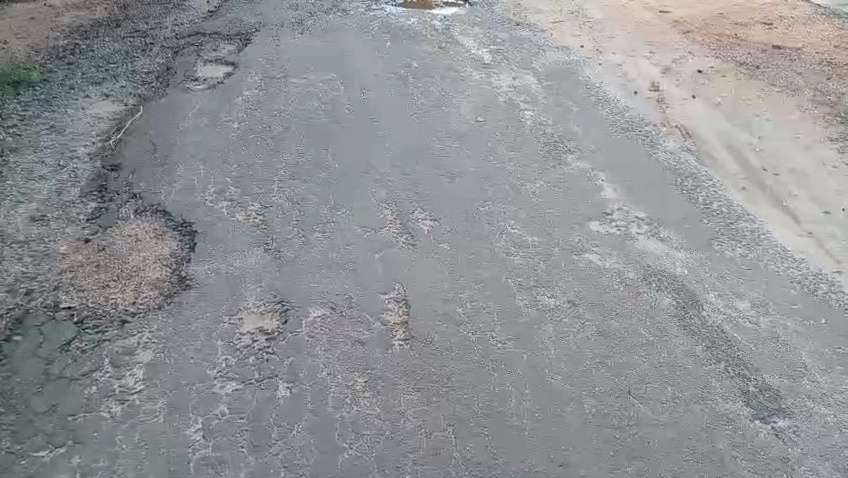
#> input picture Frames/frame_1.jpg, 848 x 478 px; its folder holds only this picture in this run
$ jupyter execute main_pipeline.ipynb   (older library calls are emulated)
#> lines starting #> are read from the running program, lines starting #| are printed output that depends on the picture; after the words box and inside, x2 and y2 are one past the last pixel; in counts of white or black regions, pixels touching at a corner belong together
[cell 1]
import cv2
import numpy as np
import matplotlib.pyplot as plt
import os

# ============================================================
# main_pipeline.py - Full Integration Pipeline (Final Version)
# ICT2403 - Graphics and Image Processing
# Road Surface Damage Detection System
# ============================================================
# This is the final integrated program that runs the complete
# pipeline from start to finish in one single file.
#
# Pipeline Order:
#   Phase 1 - Frame Enhancement
#             Noise removal (Median filter)
#             Contrast enhancement (CLAHE)
#             Sharpening (Unsharp Masking for blurry frames)
#
#   Phase 2 - Segmentation (all 4 damage types)
#             Member 1 - Potholes
#               ROI-based bright/dark region detection
#               Per-frame kernel size and merge strategy
#             Member 2 - Edge Cracks
#               Left-zone HSV filtering + Adaptive threshold
#               Connected component filtering
#             Member 3 - Alligator Cracks
#               Polygon ROI + Dark region + Large closing
#             Member 4 - Raveling
#               ROI + Top-hat + Fixed threshold
#
#   Phase 3 - Final Marking
#             All 4 damage types drawn on original frame
#             Color coding: Red=Pothole, Green=Edge Crack,
#             Orange=Alligator Crack, Purple=Raveling
#
#   Phase 4 - Save Comparison Images for Report
#
# HOW TO RUN:
#   1. Make sure Frames/ folder has extracted frames
#   2. Open in Jupyter Notebook
#   3. Run all cells
#   4. All outputs saved automatically
# ============================================================


# ============================================================
# SETTINGS
# ============================================================

FRAMES_FOLDER     = "Frames/"
ENHANCED_FOLDER   = "Final_Enhanced/"
SEGMENTED_FOLDER  = "Final_Segmented/"
MARKED_FOLDER     = "Final_Marked/"
COMPARISON_FOLDER = "Final_Comparisons/"

BLUR_THRESHOLD = 400

os.makedirs(ENHANCED_FOLDER,   exist_ok=True)
os.makedirs(SEGMENTED_FOLDER,  exist_ok=True)
os.makedirs(MARKED_FOLDER,     exist_ok=True)
os.makedirs(COMPARISON_FOLDER, exist_ok=True)

print("============================================")
print("   Road Surface Damage Detection System     ")
print("   ICT2403 - Final Integration Pipeline     ")
print("============================================")
print()


# ============================================================
# Read All Frame Names
# ============================================================

all_files = os.listdir(FRAMES_FOLDER)

frame_files = []
for f in all_files:
    if f.startswith("frame_") and f.endswith(".jpg"):
        frame_files.append(f)

frame_files.sort(key=lambda x: int(x.split("_")[1].split(".")[0]))

print("Total frames found:", len(frame_files))
print()


# ============================================================
# PHASE 1: ENHANCEMENT
# ============================================================

print("--------------------------------------------")
print("PHASE 1: Frame Enhancement")
print("--------------------------------------------")

clahe = cv2.createCLAHE(clipLimit=2.0, tileGridSize=(8, 8))

enhanced_count = 0
sharpened_count = 0

for frame_name in frame_files:

    img = cv2.imread(FRAMES_FOLDER + frame_name)
#> img is the input picture: shape (478, 848, 3); mean B, G, R 150.1, 147, 144.4

    if img is None:
        print("Could not read:", frame_name, "- Skipping.")
        continue

    # Grayscale
    gray = cv2.cvtColor(img, cv2.COLOR_BGR2GRAY)

    # Noise removal - Median filter
    denoised = cv2.medianBlur(gray, 5)

    # Contrast enhancement - CLAHE
    contrast = clahe.apply(denoised)

    # Sharpening - only for blurry frames
    laplacian = cv2.Laplacian(contrast, cv2.CV_64F)
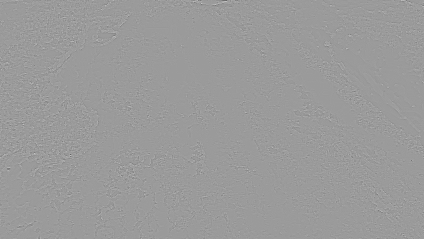
#> laplacian: shape (478, 848) float64 (shown at 1/2 size); min -280, max 181, mean 0; drawn with min black and max white
    sharpness = laplacian.var()
#> sharpness = 228.4

    if sharpness < BLUR_THRESHOLD:
        blurred = cv2.GaussianBlur(contrast, (5, 5), 0)
        enhanced = cv2.addWeighted(contrast, 1.5, blurred, -0.5, 0)
        sharpened_count = sharpened_count + 1
    else:
        enhanced = contrast

    cv2.imwrite(ENHANCED_FOLDER + frame_name, enhanced)
    enhanced_count = enhanced_count + 1

print("Enhancement done.")
print("Total frames enhanced:", enhanced_count)
print("Blurry frames sharpened:", sharpened_count)
print()


# ============================================================
# SEGMENTATION FUNCTIONS
# ============================================================

# ── Member 1: Pothole Segmentation ───────────────────────────

ROI_80_89   = (420, 180, 780, 440)
ROI_195_199 = (380, 180, 720, 420)
THRESHOLD_WET = 160
THRESHOLD_DRY = 80
MIN_AREA_POT  = 800

def get_pothole_settings(frame_name):
    num = int(frame_name.split("_")[1].split(".")[0])
    if num >= 80 and num <= 89:
        return ROI_80_89, THRESHOLD_WET, "BINARY", 11
    elif num == 195:
        return ROI_195_199, THRESHOLD_DRY, "BINARY_INV", 21
    elif num == 196 or num == 197:
        return ROI_195_199, THRESHOLD_DRY, "BINARY_INV", 31
    else:
        return ROI_195_199, THRESHOLD_DRY, "BINARY_INV", 41

def segment_pothole(img, frame_name):
#> called with frame_name = 'frame_1.jpg'
    h, w = img.shape[:2]
    gray = cv2.cvtColor(img, cv2.COLOR_BGR2GRAY)
    roi, threshold, mode, ks = get_pothole_settings(frame_name)
    x1, y1, x2, y2 = roi
    roi_mask = np.zeros((h, w), dtype=np.uint8)
    cv2.rectangle(roi_mask, (x1, y1), (x2, y2), 255, -1)
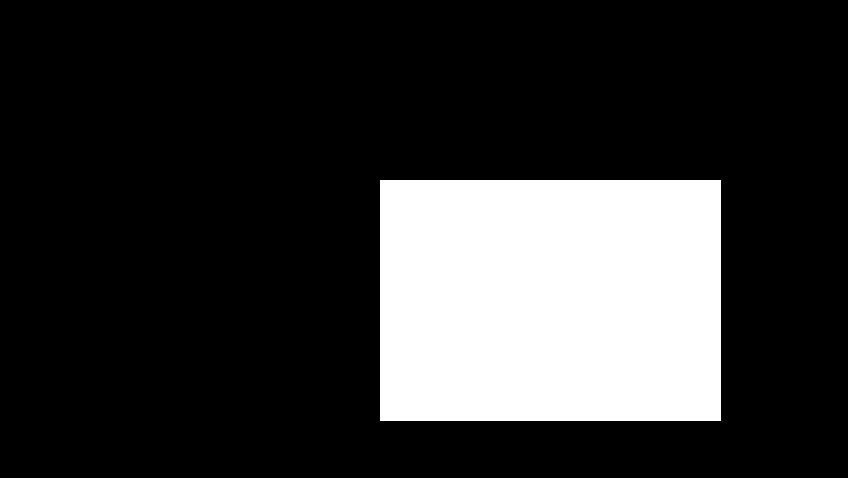
#> roi_mask: shape (478, 848); 20.3% white; 1 white region, box (x1, y1, x2, y2) and area: (380, 180, 721, 421) 82181
    gray_roi = cv2.bitwise_and(gray, gray, mask=roi_mask)
    if mode == "BINARY":
        _, binary = cv2.threshold(gray_roi, threshold, 255, cv2.THRESH_BINARY)
    else:
        _, binary = cv2.threshold(gray_roi, threshold, 255, cv2.THRESH_BINARY_INV)
#> binary: shape (478, 848); 79.8% white; 1 black region, box (x1, y1, x2, y2) and area: (380, 180, 721, 421) 82069
        binary = cv2.bitwise_and(binary, binary, mask=roi_mask)
#> binary: shape (478, 848); 0.03% white in thin lines or dots, all inside (x1, y1, x2, y2) = (403, 191, 715, 346)
    kc = cv2.getStructuringElement(cv2.MORPH_ELLIPSE, (ks, ks))
    closed = cv2.morphologyEx(binary, cv2.MORPH_CLOSE, kc)
#> closed: shape (478, 848); 0.22% white; 4 white regions (2 under 20 px), largest, box (x1, y1, x2, y2) and area: (657, 273, 714, 344) 808, (403, 301, 409, 342) 95
    ko = cv2.getStructuringElement(cv2.MORPH_ELLIPSE, (7, 7))
    cleaned = cv2.morphologyEx(closed, cv2.MORPH_OPEN, ko)
#> cleaned: shape (478, 848); 0.17% white; 2 white regions, box (x1, y1, x2, y2) and area: (678, 294, 705, 335) 656, (660, 282, 667, 289) 33
    kd = cv2.getStructuringElement(cv2.MORPH_ELLIPSE, (5, 5))
    final = cv2.dilate(cleaned, kd, iterations=2)
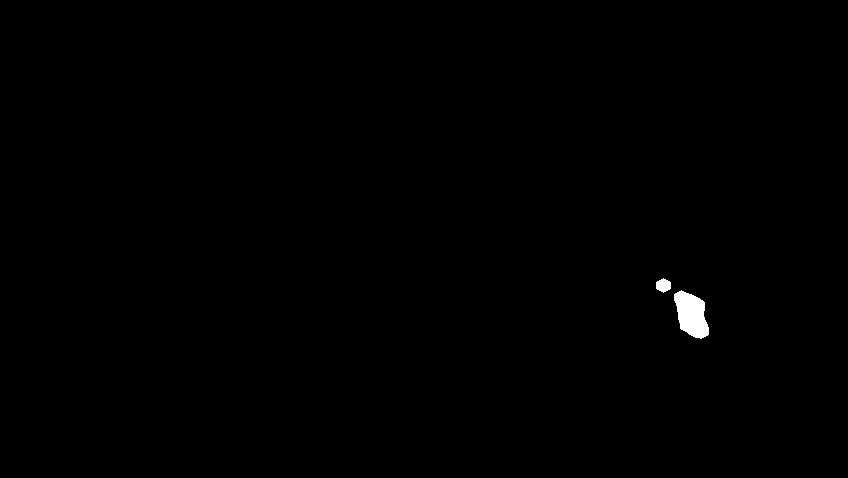
#> final: shape (478, 848); 0.32% white; 2 white regions
    num = int(frame_name.split("_")[1].split(".")[0])
    contours, _ = cv2.findContours(final, cv2.RETR_EXTERNAL, cv2.CHAIN_APPROX_SIMPLE)
#> contours = 2 contours; box (x1, y1, x2, y2) and area: (674, 290, 709, 339) 1089, (656, 278, 671, 293) 140
    good = [c for c in contours if cv2.contourArea(c) > MIN_AREA_POT]
#> good = 1 contour; box (x1, y1, x2, y2) and area: (674, 290, 709, 339) 1089
    if len(good) == 0:
        return np.zeros((h, w), dtype=np.uint8)
    if num >= 198 and len(good) > 1:
        all_pts = np.vstack(good)
        merged = cv2.convexHull(all_pts)
        good = [merged]
    else:
        good = [cv2.convexHull(c) for c in good]
#> good = 1 contour; box (x1, y1, x2, y2) and area: (674, 290, 709, 339) 1170
    mask = np.zeros((h, w), dtype=np.uint8)
    cv2.drawContours(mask, good, -1, 255, -1)
#> mask: shape (478, 848); 0.3% white; 1 white region, box (x1, y1, x2, y2) and area: (674, 290, 709, 339) 1233
    return mask


# ── Member 2: Edge Crack Segmentation ────────────────────────

def segment_edge_crack(img):
    H, W = img.shape[:2]
    hsv  = cv2.cvtColor(img, cv2.COLOR_BGR2HSV)
#> hsv: shape (478, 848, 3); mean H, S, V 0, 0, 142.9
    gray = cv2.cvtColor(img, cv2.COLOR_BGR2GRAY)
    left_width = int(W * 0.32)
    left_gray = gray[:, :left_width]
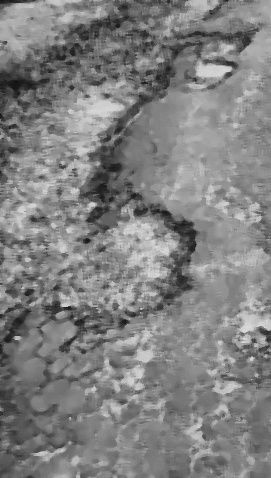
#> left_gray: shape (478, 271); min 18, max 220, mean 128.6
    left_hsv  = hsv[:, :left_width]
#> left_hsv: shape (478, 271, 3); mean H, S, V 0, 0, 128.6
    lower_green = np.array([25, 30, 30])
    upper_green = np.array([90, 255, 255])
    grass_mask  = cv2.inRange(left_hsv, lower_green, upper_green)
#> grass_mask: shape (478, 271); every value is 0
    lower_sand  = np.array([0, 0, 180])
    upper_sand  = np.array([30, 50, 255])
    sand_mask   = cv2.inRange(left_hsv, lower_sand, upper_sand)
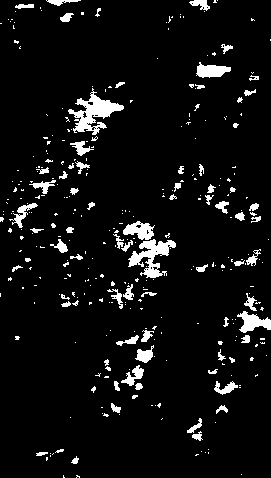
#> sand_mask: shape (478, 271); 6.3% white; 335 white regions (261 under 20 px), largest, box (x1, y1, x2, y2) and area: (68, 88, 124, 135) 1001, (128, 239, 176, 278) 820, (237, 311, 271, 333) 394
    exclude     = cv2.bitwise_or(grass_mask, sand_mask)
    blurred = cv2.GaussianBlur(left_gray, (7, 7), 0)
#> blurred: shape (478, 271)
    binary  = cv2.adaptiveThreshold(blurred, 255,
                                    cv2.ADAPTIVE_THRESH_GAUSSIAN_C,
                                    cv2.THRESH_BINARY_INV, 51, 10)
#> binary: shape (478, 271); 23.9% white; 310 white regions (105 under 20 px), largest, box (x1, y1, x2, y2) and area: (123, 203, 198, 319) 2311, (37, 280, 114, 354) 1332, (98, 60, 175, 144) 1190
    binary  = cv2.bitwise_and(binary, cv2.bitwise_not(exclude))
    binary_full = np.zeros((H, W), dtype=np.uint8)
    binary_full[:, :left_width] = binary
    kc = cv2.getStructuringElement(cv2.MORPH_ELLIPSE, (13, 13))
    closed = cv2.morphologyEx(binary_full, cv2.MORPH_CLOSE, kc)
#> closed: shape (478, 848); 14.2% white; 52 white regions (25 under 20 px), largest, box (x1, y1, x2, y2) and area: (0, 0, 271, 478) 52141, (182, 175, 271, 254) 2123, (72, 437, 126, 478) 656
    ko = cv2.getStructuringElement(cv2.MORPH_ELLIPSE, (7, 7))
    cleaned = cv2.morphologyEx(closed, cv2.MORPH_OPEN, ko)
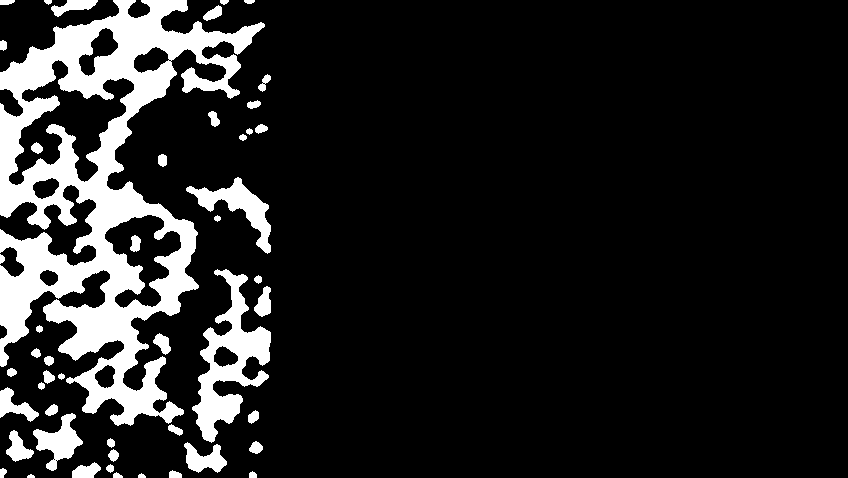
#> cleaned: shape (478, 848); 13.2% white; 49 white regions
    contours, _ = cv2.findContours(cleaned, cv2.RETR_EXTERNAL, cv2.CHAIN_APPROX_SIMPLE)
#> contours = 47 contours, 3 with area under 20; largest, box (x1, y1, x2, y2) and area: (0, 0, 265, 426) 49681, (192, 269, 271, 443) 5236, (186, 177, 271, 254) 1805, (33, 413, 83, 471) 1169, (184, 442, 227, 473) 686
    filled = np.zeros_like(cleaned)
    for cnt in contours:
        cv2.drawContours(filled, [cnt], -1, 255, -1)
#> this loop made 47 passes
#> filled: shape (478, 848); 16.1% white; 47 white regions, largest, box (x1, y1, x2, y2) and area: (0, 0, 265, 426) 51129, (192, 269, 271, 443) 5542, (186, 177, 271, 254) 1937
    num_labels, labels, stats, _ = cv2.connectedComponentsWithStats(filled)
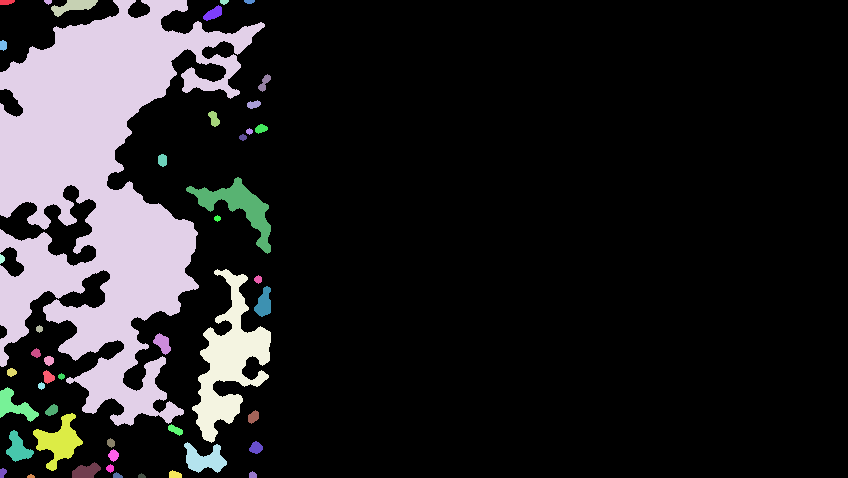
#> labels: shape (478, 848) int32; 48 distinct labels, from 0 to 47; one colour per label, 0 black
#> num_labels = 48; stats = 48 rows, first 6: [0, 0, 848, 478, 339971], [0, 0, 15, 5, 65], [44, 0, 8, 5, 29], [51, 0, 47, 17, 404], [0, 0, 265, 426, 51129], [220, 0, 9, 5, 34]
    final_mask = np.zeros_like(filled)
    for i in range(1, num_labels):
        if stats[i, cv2.CC_STAT_AREA] >= 800:
            final_mask[labels == i] = 255
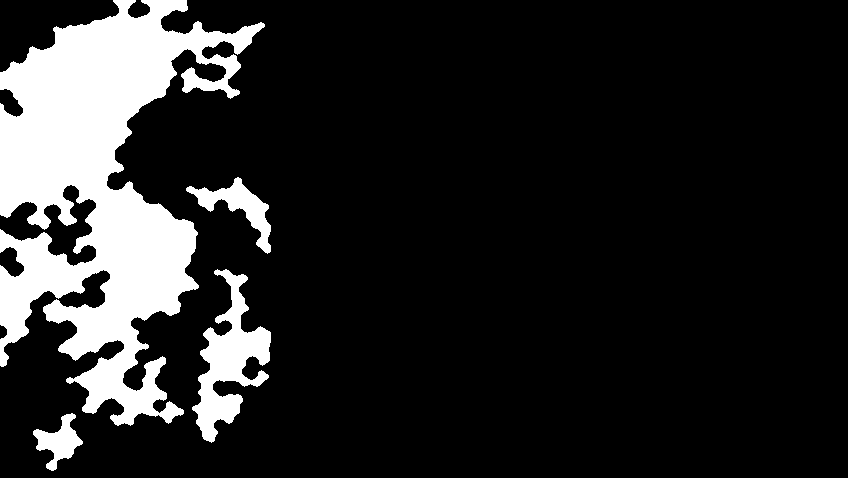
#> final_mask: shape (478, 848); 14.8% white; 4 white regions, box (x1, y1, x2, y2) and area: (0, 0, 265, 426) 51129, (192, 269, 271, 443) 5542, (186, 177, 271, 254) 1937, (33, 413, 83, 471) 1261
    return final_mask


# ── Member 3: Alligator Crack Segmentation ───────────────────

THRESHOLD_ALIG   = 110
CLOSING_ALIG     = 31
MIN_AREA_ALIG    = 5000

def get_alig_roi(frame_name, h, w):
    num = int(frame_name.split("_")[1].split(".")[0])
    if num >= 72 and num <= 79:
        return np.array([
            (160, 160), (300, 160), (310, 230),
            (280, 340), (240, 420), (160, 478),
            (100, 478), (100, 320), (150, 220), (160, 160)
        ], np.int32)
    elif num == 90:
        return np.array([
            (160, 145), (460, 145), (470, 230),
            (450, 340), (390, 430), (180, 478),
            (120, 478), (120, 310), (150, 210), (160, 145)
        ], np.int32)
    else:
        return np.array([
            (0, 290), (330, 200), (460, 200), (470, 270),
            (450, 370), (390, 450), (200, 478), (0, 478), (0, 290)
        ], np.int32)

def segment_alligator(img, frame_name):
#> called with frame_name = 'frame_1.jpg'
    h, w = img.shape[:2]
    gray = cv2.cvtColor(img, cv2.COLOR_BGR2GRAY)
    roi_poly = get_alig_roi(frame_name, h, w)
    roi_mask = np.zeros((h, w), dtype=np.uint8)
    cv2.fillPoly(roi_mask, [roi_poly], 255)
#> roi_mask: shape (478, 848); 26.1% white; 1 white region, box (x1, y1, x2, y2) and area: (0, 200, 471, 478) 105981
    gray_roi = cv2.bitwise_and(gray, gray, mask=roi_mask)
    _, binary = cv2.threshold(gray_roi, THRESHOLD_ALIG, 255, cv2.THRESH_BINARY_INV)
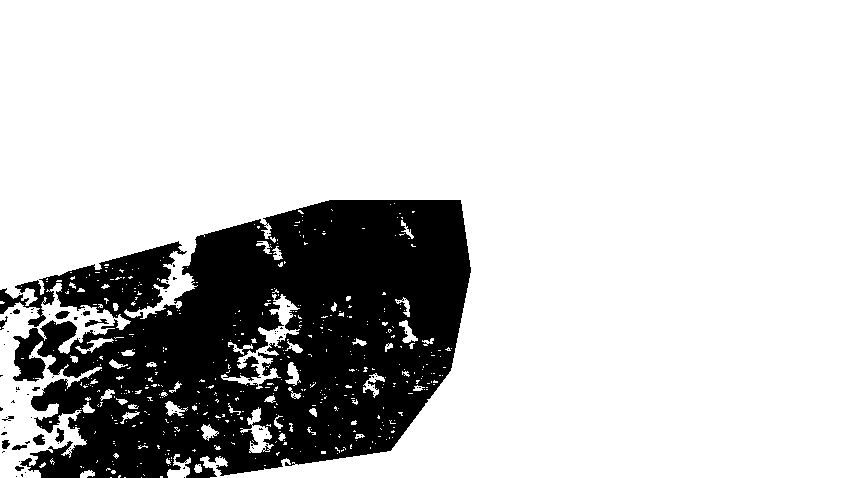
#> binary: shape (478, 848); 78.4% white; 89 black regions (76 under 20 px), largest, box (x1, y1, x2, y2) and area: (0, 200, 471, 478) 86935, (33, 434, 45, 445) 92, (85, 319, 109, 327) 83
    binary = cv2.bitwise_and(binary, binary, mask=roi_mask)
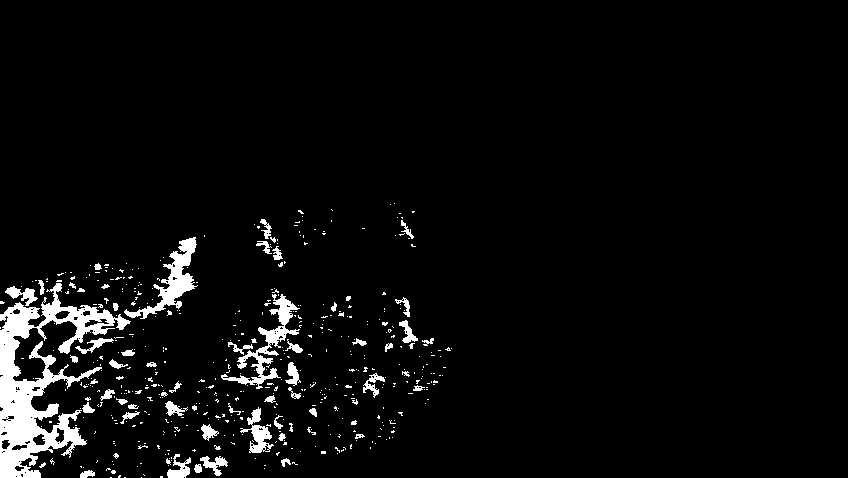
#> binary: shape (478, 848); 4.5% white; 503 white regions (439 under 20 px), largest, box (x1, y1, x2, y2) and area: (0, 283, 131, 478) 8487, (124, 237, 198, 319) 1583, (221, 294, 300, 389) 1563
    kc = cv2.getStructuringElement(cv2.MORPH_RECT, (CLOSING_ALIG, CLOSING_ALIG))
#> kc: shape (31, 31); every value is 1
    closed = cv2.morphologyEx(binary, cv2.MORPH_CLOSE, kc)
#> closed: shape (478, 848); 18.3% white; 3 white regions (1 under 20 px), largest, box (x1, y1, x2, y2) and area: (0, 209, 452, 478) 73455, (362, 203, 416, 247) 673
#> (the rest of the program and of its run is left out)
